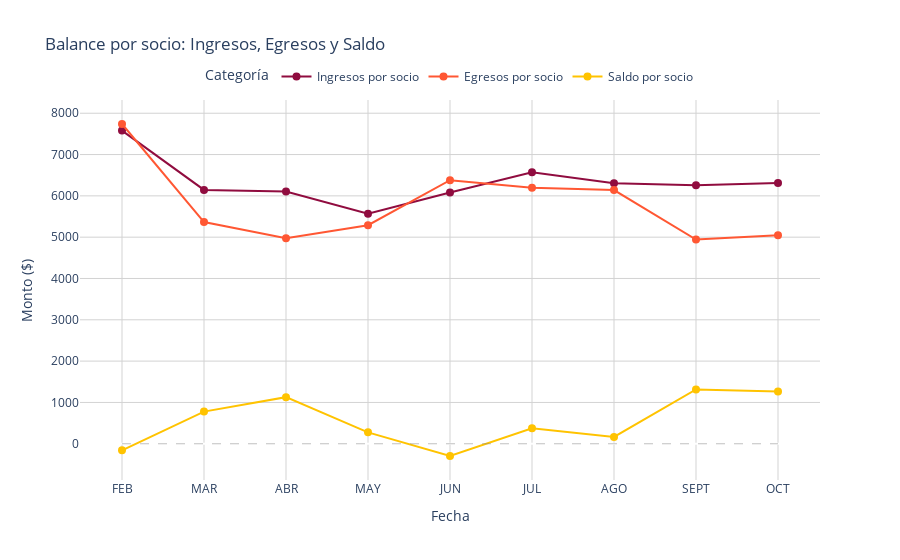

The cell this chart's notebook holds for it:
### Code cell
# Crear la figura con las tres series de tiempo en el mismo gráfico
fig = go.Figure()

# Ingresos
fig.add_trace(go.Scatter(
    x=ingresos_egresos_h['FECHA'], 
    y=ingresos_egresos_h['INGRESOS POR SOCIO'], 
    mode='lines+markers',
    line=dict(color='#900C3F', width=2), 
    marker=dict(size=8, color='#900C3F', symbol='circle'),
    name='Ingresos por socio'
))

# Egresos
fig.add_trace(go.Scatter(
    x=ingresos_egresos_h['FECHA'], 
    y=ingresos_egresos_h['EGRESOS POR SOCIO'], 
    mode='lines+markers',
    line=dict(color='#FF5733', width=2), 
    marker=dict(size=8, color='#FF5733', symbol='circle'),
    name='Egresos por socio'
))

# Saldo Acumulado
fig.add_trace(go.Scatter(
    x=ingresos_egresos_h['FECHA'], 
    y=ingresos_egresos_h['SALDO POR SOCIO'], 
    mode='lines+markers',
    line=dict(color='#FFC300', width=2),  
    marker=dict(size=8, color='#FFC300', symbol='circle'),
    name='Saldo por socio'
))

# Línea punteada en Y = 0 (ahora usando el rango extendido del eje X)
fig.add_shape(
    type="line",
    x0="FEB", x1="OCT",  # Ajustar manualmente para que cubra todo el rango
    y0=0, y1=0,
    line=dict(color="grey", width=0.5, dash="dash"),
)

# Configuración del diseño
fig.update_layout(
    title='Balance por socio: Ingresos, Egresos y Saldo',
    xaxis_title='Fecha',
    yaxis_title='Monto ($)',
    plot_bgcolor='white',
    hovermode='x unified',
    legend=dict(title='Categoría', orientation='h', x=0.5, xanchor='center', y=1.1)
)

# Configurar los ejes
fig.update_xaxes(showgrid=True, gridcolor='lightgrey', tickformat='%b %Y')
fig.update_yaxes(showgrid=True, gridcolor='lightgrey')

# Mostrar el gráfico
fig.show()
pio.write_html(fig, 'Balance_por_socio.html', auto_open=True)

### Figure 1 — Plotly figure (JSON) as saved in the notebook; plotly's stock layout.template omitted (floating-point values rounded to 4 significant figures)
{"data": [{"line": {"color": "#900C3F", "width": 2}, "marker": {"color": "#900C3F", "size": 8, "symbol": "circle"}, "mode": "lines+markers", "name": "Ingresos por socio", "type": "scatter", "x": ["FEB", "MAR", "ABR", "MAY", "JUN", "JUL", "AGO", "SEPT", "OCT"], "y": [7580, 6144.0, 6104.0, 5565.0, 6082.0, 6573.0, 6306.0, 6258.0, 6313.0]}, {"line": {"color": "#FF5733", "width": 2}, "marker": {"color": "#FF5733", "size": 8, "symbol": "circle"}, "mode": "lines+markers", "name": "Egresos por socio", "type": "scatter", "x": ["FEB", "MAR", "ABR", "MAY", "JUN", "JUL", "AGO", "SEPT", "OCT"], "y": [7739.0, 5365.0, 4976.0, 5289.0, 6378.0, 6198.0, 6139.0, 4943.0, 5048.0]}, {"line": {"color": "#FFC300", "width": 2}, "marker": {"color": "#FFC300", "size": 8, "symbol": "circle"}, "mode": "lines+markers", "name": "Saldo por socio", "type": "scatter", "x": ["FEB", "MAR", "ABR", "MAY", "JUN", "JUL", "AGO", "SEPT", "OCT"], "y": [-159.4, 778.3, 1128.0, 275.7, -296.5, 375.5, 166.2, 1316.0, 1265.0]}], "layout": {"hovermode": "x unified", "legend": {"orientation": "h", "title": {"text": "Categoría"}, "x": 0.5, "xanchor": "center", "y": 1.1}, "plot_bgcolor": "white", "shapes": [{"line": {"color": "grey", "dash": "dash", "width": 0.5}, "type": "line", "x0": "FEB", "x1": "OCT", "y0": 0, "y1": 0}], "title": {"text": "Balance por socio: Ingresos, Egresos y Saldo"}, "xaxis": {"gridcolor": "lightgrey", "showgrid": true, "tickformat": "%b %Y", "title": {"text": "Fecha"}}, "yaxis": {"gridcolor": "lightgrey", "showgrid": true, "title": {"text": "Monto ($)"}}}}
